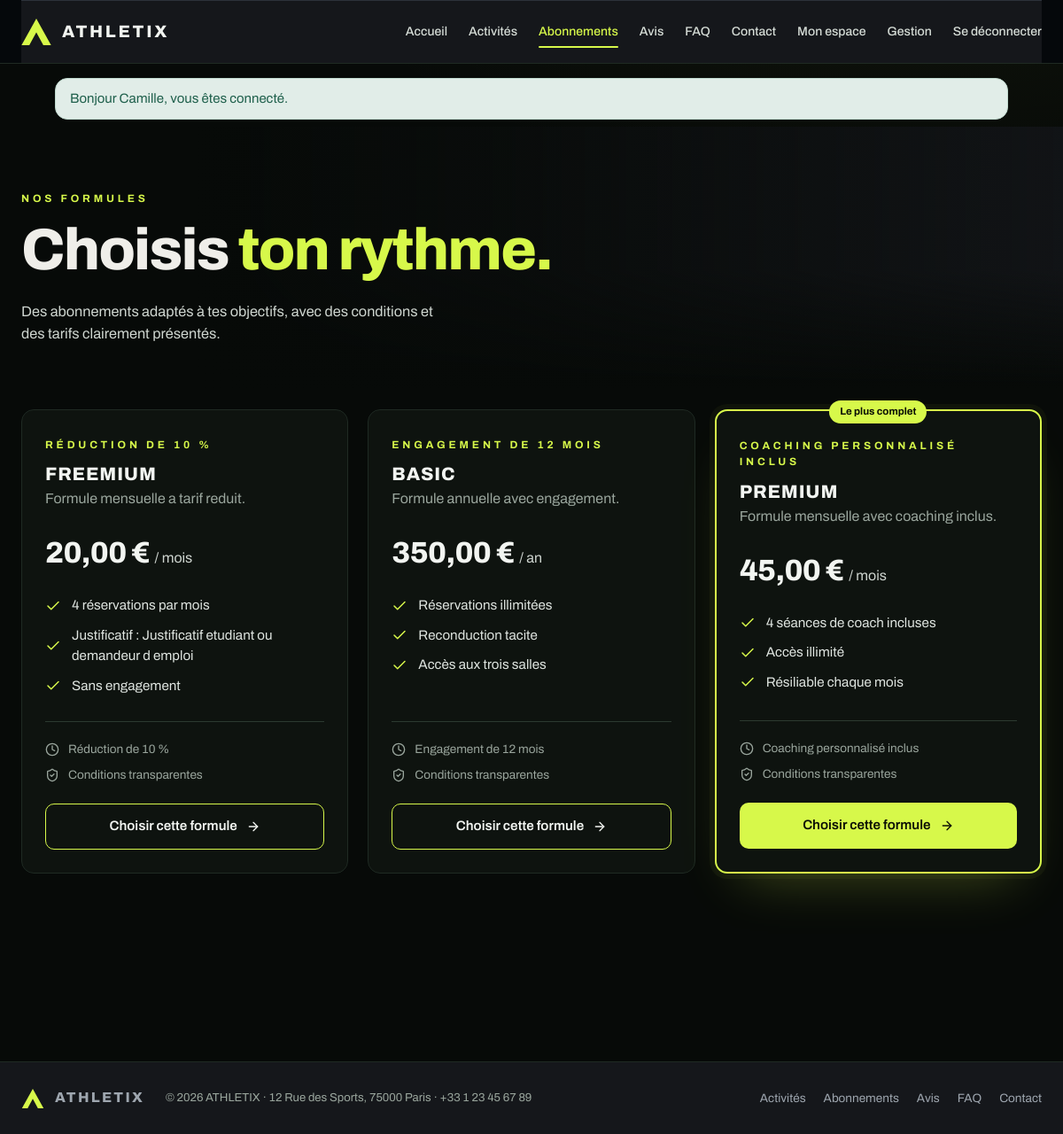
The app's page /index.php?route=abonnement/catalogue.php (signed in) with its own data.
### tables this page shows
CREATE TABLE abonnement (
  Numabo               INT AUTO_INCREMENT PRIMARY KEY,
  libelle_abo          VARCHAR(60) NOT NULL,
  description_abo      TEXT,
  date_mise_en_service DATE NOT NULL,
  actif_abo            BOOLEAN NOT NULL DEFAULT 1,
  Numoffre             INT NOT NULL,
  FOREIGN KEY (Numoffre) REFERENCES offre(Numoffre)
);

CREATE TABLE freemium (
  Numoffre                 INT PRIMARY KEY,
  prix_mensuel_reduit      DECIMAL(6,2) NOT NULL,
  taux_reduction           DECIMAL(5,2) NOT NULL,
  justificatif_requis      VARCHAR(120) NOT NULL,
  nb_reservations_max_mois INT NOT NULL,
  FOREIGN KEY (Numoffre) REFERENCES offre(Numoffre) ON DELETE CASCADE
);

CREATE TABLE offre (
  Numoffre          INT AUTO_INCREMENT PRIMARY KEY,
  libelle_offre     VARCHAR(60) NOT NULL,
  description_offre TEXT,
  type_offre        ENUM('FREEMIUM','BASIC','PLUS') NOT NULL
);

CREATE TABLE basic (
  Numoffre              INT PRIMARY KEY,
  prix_annuel           DECIMAL(7,2) NOT NULL,
  duree_engagement_mois INT NOT NULL DEFAULT 12,
  reconduction_tacite   BOOLEAN NOT NULL DEFAULT 1,
  FOREIGN KEY (Numoffre) REFERENCES offre(Numoffre) ON DELETE CASCADE
);

CREATE TABLE abonnement_plus (
  Numoffre               INT PRIMARY KEY,
  prix_mensuel_plus      DECIMAL(6,2) NOT NULL,
  supplement_mensuel     DECIMAL(6,2) NOT NULL,
  seances_coach_incluses INT NOT NULL,
  acces_illimite         BOOLEAN NOT NULL DEFAULT 1,
  FOREIGN KEY (Numoffre) REFERENCES offre(Numoffre) ON DELETE CASCADE
);

### abonnement/catalogue.php (called while the page is built, shortened)
<?php
require_once __DIR__ . '/../config/function.php';
require_once __DIR__ . '/controller/AbonnementController.php';
$controller = new AbonnementController();
$offres = $controller->getAll();
$aboCourant = a_role('ADHERENT') ? $controller->get((int) utilisateur()['NumUsers']) : null;
require __DIR__ . '/view/catalogue.php';

### public/index.php (called while the page is built, shortened)
<?php
require_once __DIR__ . '/../config/function.php';
$requestPath = parse_url($_SERVER['REQUEST_URI'] ?? '/', PHP_URL_PATH);
$queryRoute = $_GET['route'] ?? null;
$requestPath = rawurldecode($requestPath);
$route = $queryRoute !== null ? rawurldecode($queryRoute) : trim($requestPath, '/');
$page = realpath(__DIR__ . '/' . $pages[$route]);
require $page;

### config/function.php (called while the page is built, shortened)
<?php
function db(): PDO
{
    static $pdo = null;
    if ($pdo === null) {
        $dsn = sprintf('mysql:host=%s;port=%d;dbname=%s;charset=utf8mb4', DB_HOST, DB_PORT, DB_NAME);
        try {
            $pdo = new PDO($dsn, DB_USER, DB_PASS, [
                PDO::ATTR_ERRMODE => PDO::ERRMODE_EXCEPTION,
                PDO::ATTR_DEFAULT_FETCH_MODE => PDO::FETCH_ASSOC,
                PDO::ATTR_EMULATE_PREPARES => false,
            ]);
        } catch (PDOException $exception) {
            http_response_code(500);
            exit('Connexion à la base impossible. Vérifiez config/config.php. Détail : ' . $exception->getMessage());
        }
    }
    return $pdo;
}
function e(?string $value): string
{
    return htmlspecialchars((string) $value, ENT_QUOTES | ENT_SUBSTITUTE, 'UTF-8');
}
function url(string $path): string
{
    $base = APP_BASE;
    if ($base === '') {
        $publicRoot = realpath(__DIR__ . '/../public');
        $webRoot = isset($_SERVER['DOCUMENT_ROOT']) ? realpath($_SERVER['DOCUMENT_ROOT']) : false;
        if ($publicRoot !== false && $webRoot !== false) {
            $webRoot = rtrim($webRoot, DIRECTORY_SEPARATOR);
        }
    }
    $base = rtrim($base, '/');
    $urlParts = parse_url($path);
    $route = ltrim($urlParts['path'] ?? '', '/');
    $query = [];
    if (isset($urlParts['query'])) {
        parse_str($urlParts['query'], $query);
    }
    if ($route === '') {
        return $base . '/';
    }
    if (str_starts_with($route, 'assets/')) {
        $assetUrl = $base . '/' . $route;
        return $assetUrl . (isset($urlParts['query']) ? '?' . $urlParts['query'] : '');
    }
    return $base . '/index.php?' . http_build_query(['route' => $route] + $query);
}
function euros(float|string|null $amount): string
{
    return number_format((float) $amount, 2, ',', ' ') . ' &euro;';
}
function connecte(): bool
{
    return isset($_SESSION['user']);
}
function utilisateur(): ?array
{
    return $_SESSION['user'] ?? null;
}
function a_role(string $role): bool
{
    return connecte() && in_array($role, $_SESSION['user']['roles'], true);
}

### abonnement/controller/AbonnementController.php (called while the page is built, shortened)
<?php
final class AbonnementController
{
    public function getAll(): array
    {
        return db()->query(
            'SELECT ab.*, o.type_offre AS type_abo,
                    f.prix_mensuel_reduit,
                    f.taux_reduction,
                    f.justificatif_requis,
                    f.nb_reservations_max_mois,
                    b.prix_annuel,
                    b.duree_engagement_mois,
                    b.reconduction_tacite,
                    p.prix_mensuel_plus,
                    p.supplement_mensuel,
                    p.seances_coach_incluses,
                    p.acces_illimite
             FROM abonnement ab
             INNER JOIN offre o ON o.Numoffre = ab.Numoffre
             LEFT JOIN freemium f ON f.Numoffre = ab.Numoffre
             LEFT JOIN basic b ON b.Numoffre = ab.Numoffre
             LEFT JOIN abonnement_plus p ON p.Numoffre = ab.Numoffre
             WHERE ab.actif_abo = 1 ORDER BY ab.Numabo'
        )->fetchAll();
    }
    public function get(int $userId): ?int
    {
        $query = db()->prepare(
            "SELECT Numabo FROM souscrire
             WHERE NumUsers = ? AND statut_souscription = 'En cours'
             ORDER BY date_debut DESC LIMIT 1"
        );
        $query->execute([$userId]);
        return ($value = $query->fetchColumn()) === false ? null : (int) $value;
    }
}

### abonnement/view/catalogue.php (the view, shortened to what this page needs)
<?php
$offres = $offres ?? [];
$aboCourant = $aboCourant ?? null;
require_once __DIR__ . '/../../public/includes/public_icons.php';
if (empty($catalogueDansEspaceAdherent)) require __DIR__ . '/../../layout/header.php';
?>
<section class="hero" style="--hero-img:url('https://images.unsplash.com/photo-1521805103424-d8f8430e8933?auto=format&fit=crop&w=1600&q=70')">
    <div class="container hero-content reveal"><p class="eyebrow">Nos formules</p><h1 class="hero-title">Choisis <span class="accent">ton rythme.</span></h1><p class="hero-lead">Des abonnements adaptés à tes objectifs, avec des conditions et des tarifs clairement présentés.</p></div>
</section>
<section class="section section-tight"><div class="container">
    <?php if (!$offres): ?><div class="empty-state"><h2>Aucune formule n’est disponible</h2><p>Revenez consulter le catalogue prochainement.</p></div><?php else: ?>
        <div class="grid grid-3 plans">
            <?php foreach ($offres as $index => $offre):
                $courant = $aboCourant !== null && $aboCourant === (int) $offre['Numabo'];
                if ($offre['type_abo'] === 'FREEMIUM') {
                    $prix = euros($offre['prix_mensuel_reduit']);
                    $periode = '/ mois';
                    $detail = 'Réduction de ' . (int) $offre['taux_reduction'] . ' %';
                    $points = [(int) $offre['nb_reservations_max_mois'] . ' réservations par mois', 'Justificatif : ' . $offre['justificatif_requis'], 'Sans engagement'];
                } elseif ($offre['type_abo'] === 'BASIC') {
                    $prix = euros($offre['prix_annuel']);
                    $periode = '/ an';
                    $detail = 'Engagement de ' . (int) $offre['duree_engagement_mois'] . ' mois';
                    $points = ['Réservations illimitées', $offre['reconduction_tacite'] ? 'Reconduction tacite' : 'Sans reconduction', 'Accès aux trois salles'];
                } else {
                    $prix = euros($offre['prix_mensuel_plus']);
                    $periode = '/ mois';
                    $detail = 'Coaching personnalisé inclus';
                    $points = [(int) $offre['seances_coach_incluses'] . ' séances de coach incluses', $offre['acces_illimite'] ? 'Accès illimité' : 'Accès limité', 'Résiliable chaque mois'];
                }
                $featured = $offre['type_abo'] === 'PLUS';
            ?>
                <article class="card plan-card reveal<?= $featured ? ' is-featured' : '' ?>" style="--delay:<?= (int) $index * 80 ?>ms">
                    <?php if ($featured): ?><span class="plan-badge">Le plus complet</span><?php endif; ?>
                    <p class="eyebrow"><?= e($detail) ?></p><h2 class="plan-name"><?= e($offre['libelle_abo']) ?></h2><p class="muted"><?= e($offre['description_abo']) ?></p>
                    <p class="plan-price"><strong><?= $prix ?></strong><span><?= e($periode) ?></span></p>
                    <ul class="check-list"><?php foreach ($points as $point): ?><li><?= publicIcon('check', 'icon') ?> <?= e($point) ?></li><?php endforeach; ?></ul>
                    <ul class="plan-meta"><li><?= publicIcon('clock', 'icon') ?> <?= e($detail) ?></li><li><?= publicIcon('shield-check', 'icon') ?> Conditions transparentes</li></ul>
                    <?php if ($courant): ?><span class="btn btn-outline btn-block" aria-current="true">Votre formule actuelle</span><?php elseif (a_role('ADHERENT')): ?><a class="btn <?= $featured ? 'btn-primary' : 'btn-outline' ?> btn-block" href="<?= e(url('paiement/payer.php?switch=1')) ?>">Choisir cette formule <?= publicIcon('arrow-right', 'icon') ?></a><?php else: ?><a class="btn <?= $featured ? 'btn-primary' : 'btn-outline' ?> btn-block" href="<?= e(url('message_contact/index.php?sujet=' . urlencode('Inscription : ' . $offre['libelle_abo']))) ?>">Choisir cette formule <?= publicIcon('arrow-right', 'icon') ?></a><?php endif; ?>
                </article>
            <?php endforeach; ?>
        </div>
    <?php endif; ?>
</div></section>
<?php if (empty($catalogueDansEspaceAdherent)) require __DIR__ . '/../../layout/footer.php'; ?>

### public/includes/public_icons.php (shortened to what this page needs)
<?php
function publicIcon(string $name, string $class = 'public-icon'): string
{
    $svg = $paths[$name] ?? $paths['info'];
    return '<svg class="' . e($class) . '" viewBox="0 0 24 24" fill="none" stroke="currentColor" stroke-width="2" stroke-linecap="round" stroke-linejoin="round" aria-hidden="true">' . $svg . '</svg>';
}

### records on screen
abonnement: freemium.taux_reduction "RÉDUCTION DE 10 %", libelle_abo "FREEMIUM", description_abo "Formule mensuelle a tarif reduit.", freemium.prix_mensuel_reduit "20,00 €", Numoffre.type_offre "/ mois", point "4 réservations par mois", point "Justificatif : Justificatif etudiant ou demandeur d emploi", point "Sans engagement", freemium.taux_reduction "Réduction de 10 %"
abonnement: basic.duree_engagement_mois "ENGAGEMENT DE 12 MOIS", libelle_abo "BASIC", description_abo "Formule annuelle avec engagement.", basic.prix_annuel "350,00 €", Numoffre.type_offre "/ an", basic.reconduction_tacite "Réservations illimitées", basic.reconduction_tacite "Reconduction tacite", basic.reconduction_tacite "Accès aux trois salles", basic.duree_engagement_mois "Engagement de 12 mois"
abonnement: shows "Le plus complet", Numoffre.type_offre "COACHING PERSONNALISÉ INCLUS", libelle_abo "PREMIUM", description_abo "Formule mensuelle avec coaching inclus.", abonnement_plus.prix_mensuel_plus "45,00 €", Numoffre.type_offre "/ mois", point "4 séances de coach incluses", point "Accès illimité", point "Résiliable chaque mois", Numoffre.type_offre "Coaching personnalisé inclus"

### other values on screen
$label "Accueil"
$label "Activités"
$label "Abonnements"
$label "Avis"
$label "FAQ"
$label "Contact"
$f['message'] "Bonjour Camille, vous êtes connecté."
